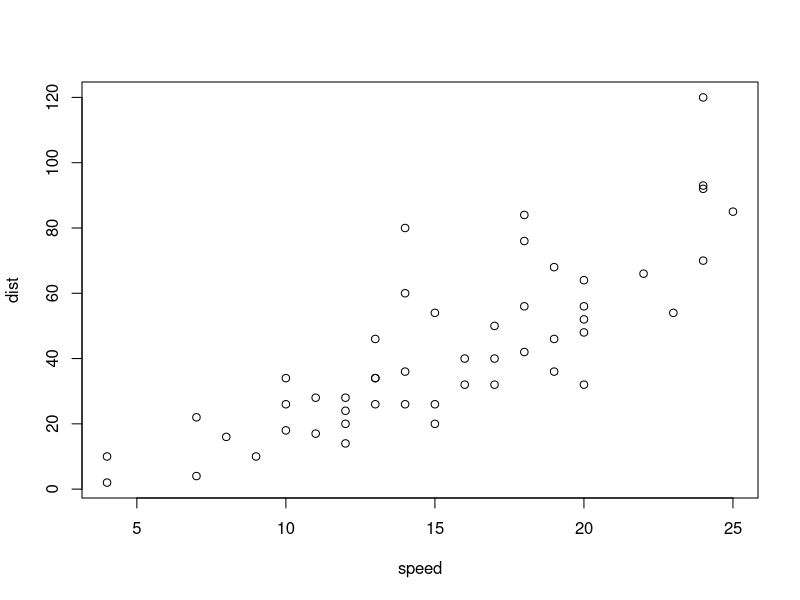
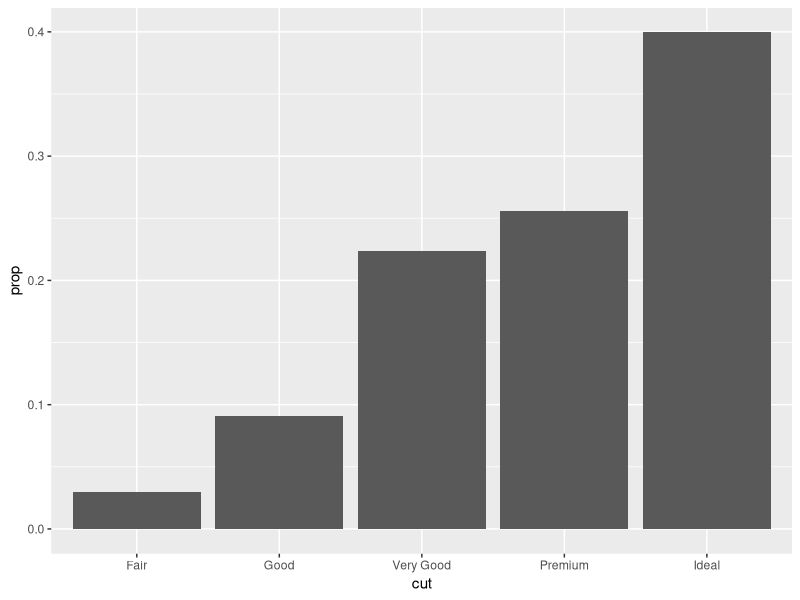
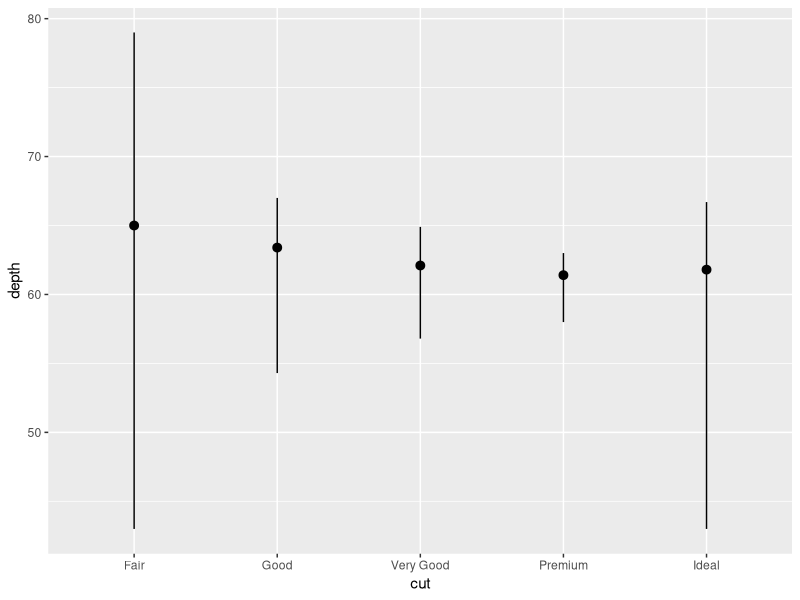
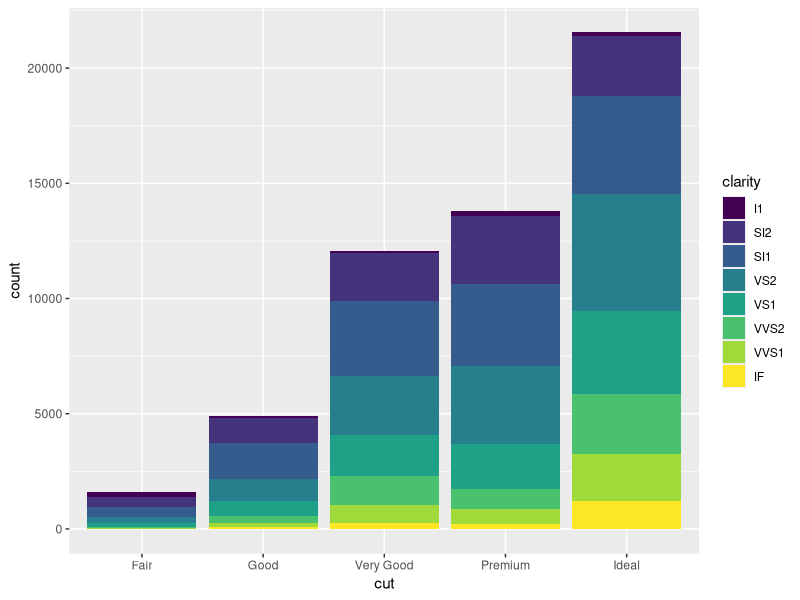
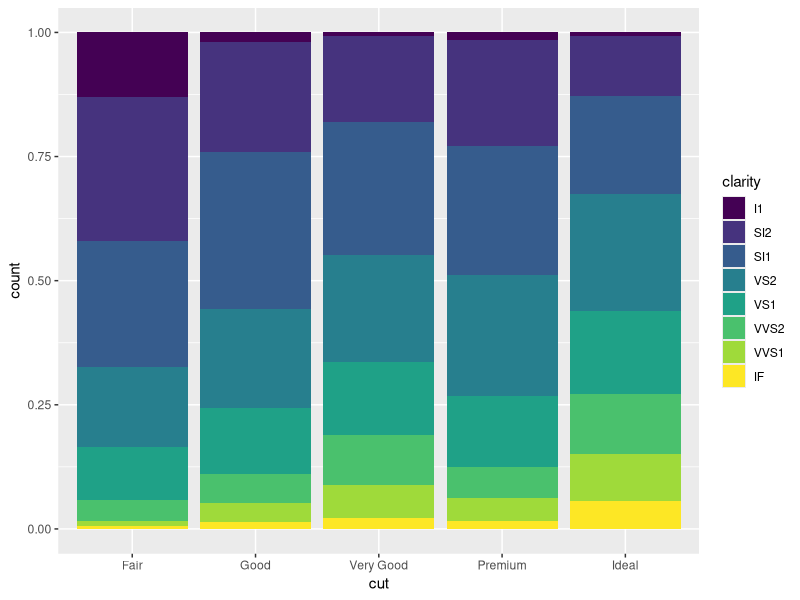
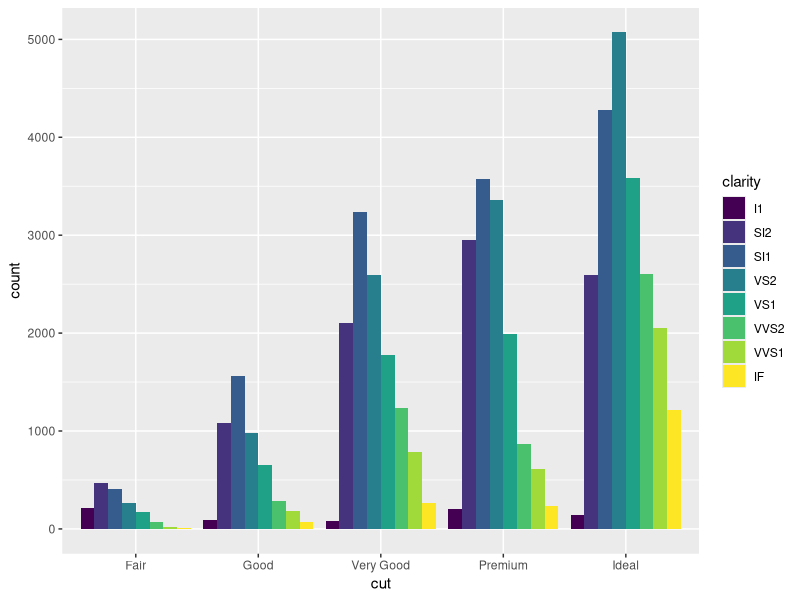
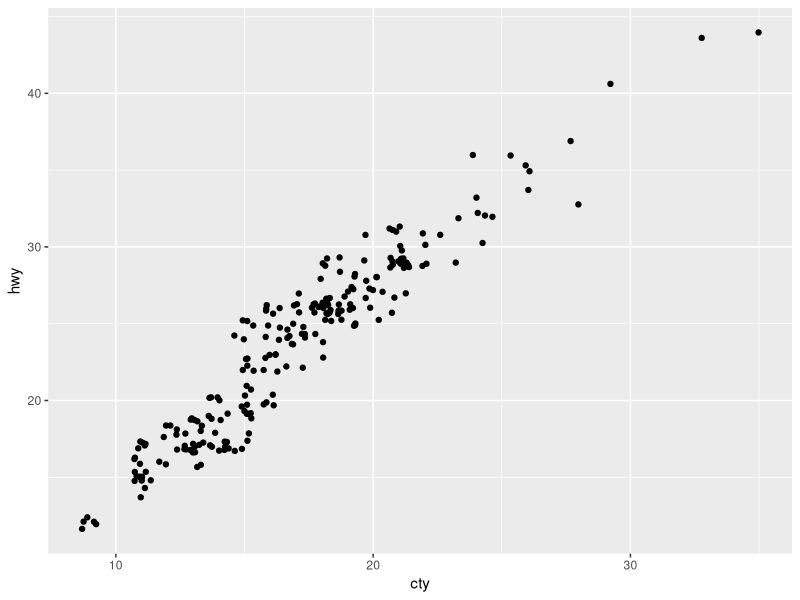
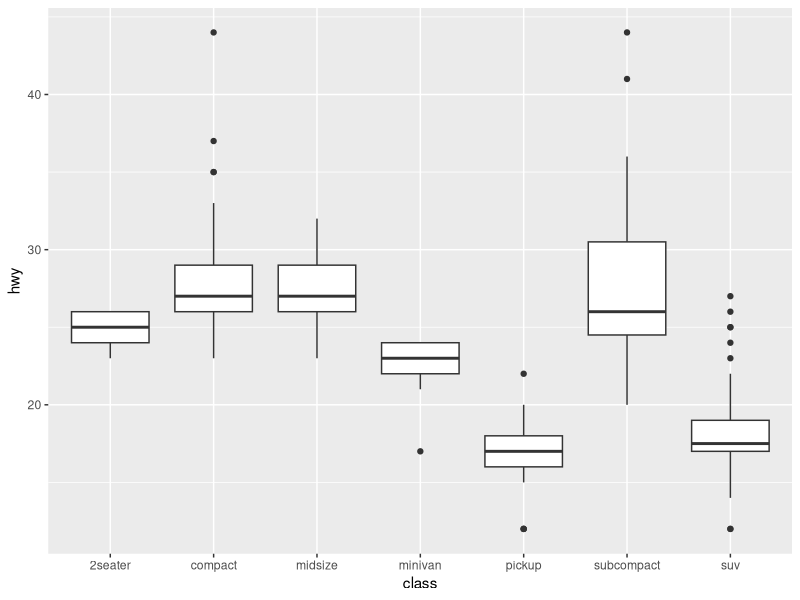

Here is the R script that generated these plots, in order:
## ---- chunk 1
plot(cars)
## ---- chunk 2
library(tidyverse)
ggplot(data = diamonds) +
  stat_count(mapping = aes(x=cut, y = stat(prop), group =1))
## ---- chunk 3
ggplot(data = diamonds) +
  stat_summary(
    mapping = aes(x = cut, y = depth),
    fun.min = min,
    fun.max = max,
    fun = median
  )
## ---- chunk 4
ggplot(data = diamonds) + 
  geom_bar(mapping = aes(x = cut, fill = clarity))
## ---- chunk 5
ggplot(data = diamonds) + 
  geom_bar(mapping = aes(x = cut, fill = clarity), 
           position = "fill")
## ---- chunk 6
ggplot(data = diamonds) + 
  geom_bar(mapping = aes(x = cut, fill = clarity), position = "dodge")
## ---- chunk 7
ggplot(data = mpg, mapping = aes(x = cty, y = hwy)) + 
  geom_jitter(width = 0.4, height = 0.4)
## ---- chunk 8
ggplot(data = mpg, mapping = aes(x = class, y = hwy)) + 
  geom_boxplot()
ggplot(data = mpg, mapping = aes(x = class, y = hwy)) + 
  geom_boxplot() +
  coord_flip()
## ---- chunk 9
ggplot(data = mpg) + 
  geom_smooth(mapping = aes(x = displ, y = hwy, linetype = drv))

## ---- chunk 10
ggplot(data = mpg) + 
  geom_point(mapping = aes(x = displ, y = hwy)) + 
  facet_wrap(~ class, nrow = 2)
